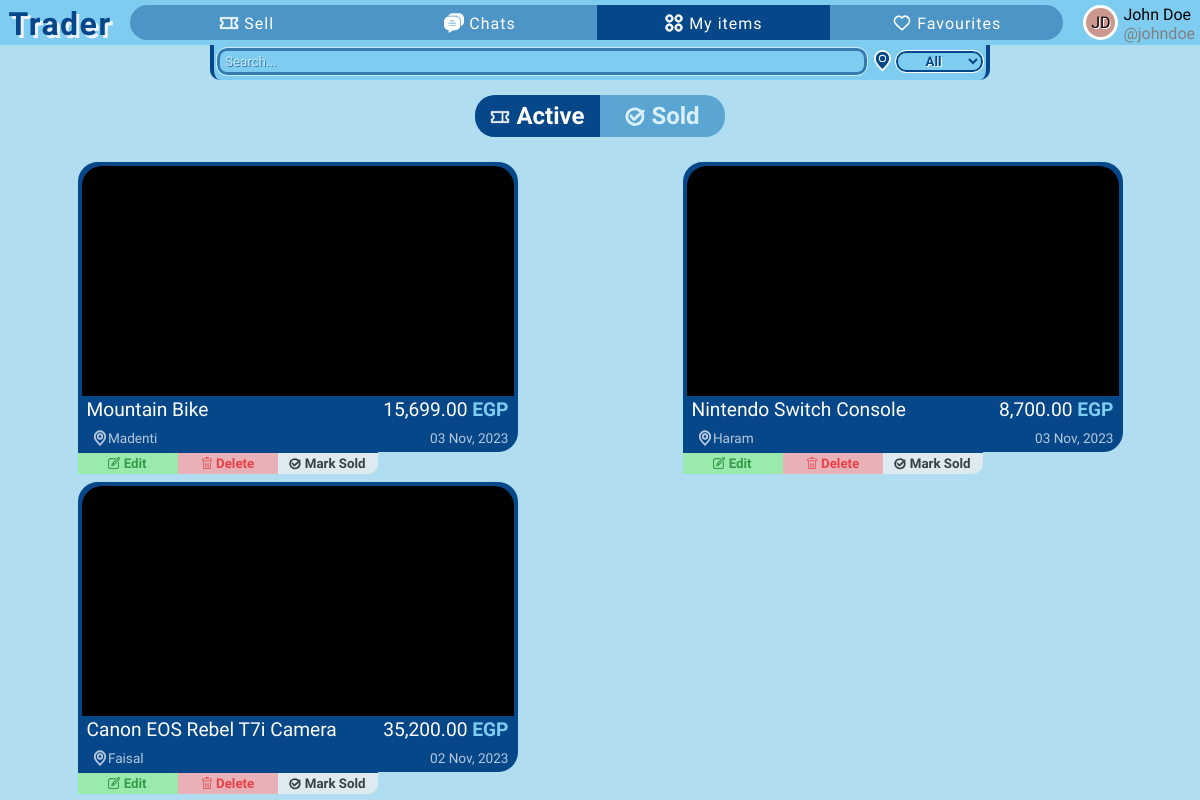
/my-items/active (signed in), run on the app's committed database.
### app/models.py (models this page shows)
class User(db.Model, UserMixin):
    id = db.Column(db.Integer, primary_key=True)  # User ID
    firstname = db.Column(db.String(50), nullable=False)  # First name
    lastname = db.Column(db.String(50), nullable=False)  # Last name
    username = db.Column(db.String(30), unique=True, nullable=False)  # Unique username
    email = db.Column(db.String(120), unique=True, nullable=False)  # Unique email
    password = db.Column(db.String(120), nullable=False)  # Password
    profile_color = db.Column(db.String(25), nullable=True, default=None)  # Profile color
    sent_chat = db.relationship('Chat', backref='sent_by_set', lazy=True, foreign_keys='Chat.sent_by')  # Chats sent by this user
    received_chat = db.relationship('Chat', backref='received_by_set', lazy=True, foreign_keys='Chat.received_by')  # Chats received by this user
    items = db.relationship('Item', backref='item_owner', lazy=True)  # Items posted by this user
    contacts = db.relationship('User', secondary=user_contacts,  # Many-to-many relationship for contacts
                               primaryjoin=(user_contacts.c.contact_id == id),
                               secondaryjoin=(user_contacts.c.contacted_id == id),
                               backref=db.backref('contacted_by', lazy='dynamic'),
                               lazy='dynamic')
    favourites = db.relationship('Item', secondary=favourite_items, backref=db.backref('fav_users', lazy='dynamic'))  # Many-to-many relationship for favorite items

class Item(db.Model):
    id = db.Column(db.Integer, primary_key=True)  # Item ID
    title = db.Column(db.String(100), nullable=False)  # Item title
    description = db.Column(db.Text, nullable=False)  # Item description
    location = db.Column(db.String(100), nullable=False)  # Item location
    price = db.Column(db.Float, default=0, nullable=False)  # Item price
    is_sold = db.Column(db.Boolean, default=False)  # Is item sold?
    created_at = db.Column(db.DateTime)  # Item creation timestamp
    owner = db.Column(db.Integer, db.ForeignKey("user.id"), nullable=False)  # Owner of the item
    images = db.relationship('Image', backref='images_set', lazy=True)  # Images associated with the item
    chats = db.relationship('Chat', backref='chats_set', lazy=True)  # Chats related to the item

### app/routes.py (the view)
@app.get("/my-items/active")
@login_required
def active_items():
    items = Item.query.filter(Item.is_sold == False, Item.owner ==current_user.id).order_by(Item.created_at.desc()).all()
    return render_template('active-items.html', items=items)

### app/cust_formatting.py (called while the page is built)
def price_format(float):
    return '{:,.2f}'.format(float)

### app/routes.py (called while the page is built)
@login_manager.user_loader
def load_user(user_id):
    return User.query.get(int(user_id))

### app/templates/active-items.html (shortened to what this page needs)
{% extends 'base.html' %}
{% block head %}
    <link rel="stylesheet" href="{{ url_for('static', filename='css/partials/item.css') }}">
    <link rel="stylesheet" href="{{ url_for('static', filename='css/my-items.css') }}">
{% endblock %}
{% block my_items_page %}selected{% endblock %}
{% block search_location %}
    {% include 'partials/search-location.html' %}
{% endblock %}
{% block content %}
    <header class="active-sold-cont">
        <a href="{{ url_for('active_items') }}" class="selected">
            Active
        </a>
        <a href="{{ url_for('sold_items') }}">
            Sold
        </a>
    </header>
    <div class="items-cont seller-items-cont">
        {% for item in items %}
            {% with seller_page=True, all_items_page=True %}
                {% include 'partials/item.html' %}
            {% endwith %}
        {% endfor %}
    </div>
{% endblock %}

### app/templates/partials/user-card.html
<div class="user-logo-cont" style="background-color: #{{ current_user.profile_color }};">
    <div class="user-logo">{{ current_user.firstname[0]|upper }}{{ current_user.lastname[0]|upper }}</div>
</div>
<div class="first-last-name">{{ current_user.firstname|title }} {{ current_user.lastname|title }}</div>
<span class="username">@{{ current_user.username }}</span>

### app/templates/partials/item.html (shortened to what this page needs)
<div class="single-item-cont location-{% if item.location == '6 October' %}october{% else %}{{ item.location|lower }}{% endif %}" id="item-{{ item.id }}">
    <a class="item" href="{{ url_for('single_item', item_id=item.id) }}">
        <div class="img-cont">
        </div>
        <div class="upper">
            <div class="item-title">{{ item.title }}</div>
            <div class="item-price">{{ price_format(item.price) }} <span class="egp">EGP</span></div>
        </div>
        <div class="lower">
            <div class="item-location">
                {{ item.location }}
            </div>
            <div>{{ date_format(item.created_at) }}</div>
        </div>
    </a>
    {% if seller_page %}
    <div class="seller-page-btns">
        {% if all_items_page %}
        <div class="edit-delete-status">
            <button class="edit-btn" id="edit-{{ item.id }}">
                Edit
            </button>
            <button class="delete-btn" id="delete-{{ item.id }}">
                Delete
            </button>
            <button class="status-btn" id="status-{{ item.id }}">
                {% if item.is_sold %}
                <svg fill="none" width="12px" height="12px" version="1.1" xmlns="http://www.w3.org/2000/svg" xmlns:xlink="http://www.w3.org/1999/xlink" viewBox="0 0 32 32" xml:space="preserve" stroke="black"><g id="SVGRepo_bgCarrier" stroke-whiteidth="0"></g><g id="SVGRepo_tracerCarrier" stroke-linecap="round" stroke-linejoin="round"></g><g id="SVGRepo_iconCarrier"> <style type="text/css"> .linesandangles_een{fill:white;} </style> <path class="linesandangles_een" d="M30,13V7H2v6c1.657,0,3,1.343,3,3s-1.343,3-3,3v6h28v-6c-1.657,0-3-1.343-3-3S28.343,13,30,13z M28,20.582V23h-7v-2h-2v2H4v-2.418C5.764,19.81,7,18.046,7,16s-1.236-3.81-3-4.583V9h15v2h2V9h7v2.417 c-1.764,0.773-3,2.536-3,4.583S26.236,19.81,28,20.582z M19,12h2v2h-2V12z M19,15h2v2h-2V15z M19,18h2v2h-2V18z"></path> </g></svg>
                Mark Active
                {% else %}
                Mark Sold
                {% endif %}
            </button>
        </div>
        {% endif %}
    </div>
    {% endif %}
</div>

### app/static/css/base.css (style rules this page uses)
* { font-family: 'Varela Round', serif; box-sizing: border-box; margin: 0; padding: 0; font-size: bolder; }
body { background-color: #B1DDF1; color: white; height: 100vh; }

### app/static/css/partials/user-card.css (style rules this page uses)
.user-logo-cont { display: flex; justify-content: center; align-items: center; background-color: #7eccf0; width: 35px; height: 35px; border: 3px solid white; border-radius: 50%; text-shadow: 1px 1px white; grid-row: span 2; }
.user-logo { font-family: Amita; }
.username { color: gray; }

### app/static/css/partials/item.css (style rules this page uses)
.items-cont { display: grid; grid-template-columns: repeat(auto-fill, minmax(450px, 1fr)); gap: 10px 10px; padding: 10px 0; }
.single-item-cont { position: relative; width: 440px; margin: auto; transition: transform 0.3s; }
.item { position: relative; display: flex; flex-direction: column; justify-content: space-between; text-decoration: none; color: white; width: 440px; height: 290px; background-color: #064789; border-radius: 20px; border: 4px solid #064789; cursor: pointer; overflow: hidden; }
.img-cont { border-radius: 20px 20px 0 0; position: relative; background-color: black; overflow: hidden; height: 85%; }
.upper, .lower { display: flex; justify-content: space-between; align-items: baseline; padding: 2px 5px; }
.upper { font-size: 1.2rem; }
span.egp { color: #7eccf0; font-weight: bolder; }
.lower { font-size: 0.85rem; opacity: 0.7; }
.lower svg { position: relative; top: 3.5px; left: 4px; }
.seller-items-cont { gap: 30px 10px; }
.seller-items-cont .item { border-bottom-left-radius: 0; }
.seller-page-btns .edit-delete-status { position: absolute; bottom: -22px; color: black; display: flex; justify-content: space-evenly; width: 300px; border-bottom-right-radius: 10px; overflow: hidden; border-top: 2px solid #064789; }
.seller-page-btns button { width: 100%; border-style: none; font-weight: bolder; cursor: pointer; padding: 3px; opacity: 0.7; }
.seller-page-btns .edit-delete-status svg { position: relative; top: 0.8px; }
.seller-page-btns .status-btn svg { top: 2px; }
.seller-page-btns .edit-btn { border-color: green; color: green; background-color: lightgreen; }
.seller-page-btns .delete-btn { border-color: red; color: red; background-color: rgb(255, 159, 159); }

### app/static/css/my-items.css (style rules this page uses)
.active-sold-cont { display: flex; background-color: #7eccf0; width: 250px; margin: 15px auto; text-align: center; border-radius: 20px; overflow: hidden; }
.active-sold-cont a { padding: 7px 10px; width: 50%; color: white; background-color: #06478969; font-size: 1.5rem; font-weight: bolder; text-align: center; text-decoration: none; opacity: 0.7; }
.active-sold-cont a.selected { background-color: #064789; opacity: 1; }
.active-sold-cont svg { position: relative; top: 3px; }

### data on the page
User: firstname "J", lastname "D", firstname "John", lastname "Doe", username "johndoe"
Item: title "Mountain Bike", price "15,699.00", location "Madenti", created_at "03 Nov, 2023", is_sold False (drawn)
Item: title "Nintendo Switch Console", price "8,700.00", location "Haram", created_at "03 Nov, 2023", is_sold False (drawn)
Item: title "Canon EOS Rebel T7i Camera", price "35,200.00", location "Faisal", created_at "02 Nov, 2023", is_sold False (drawn)
